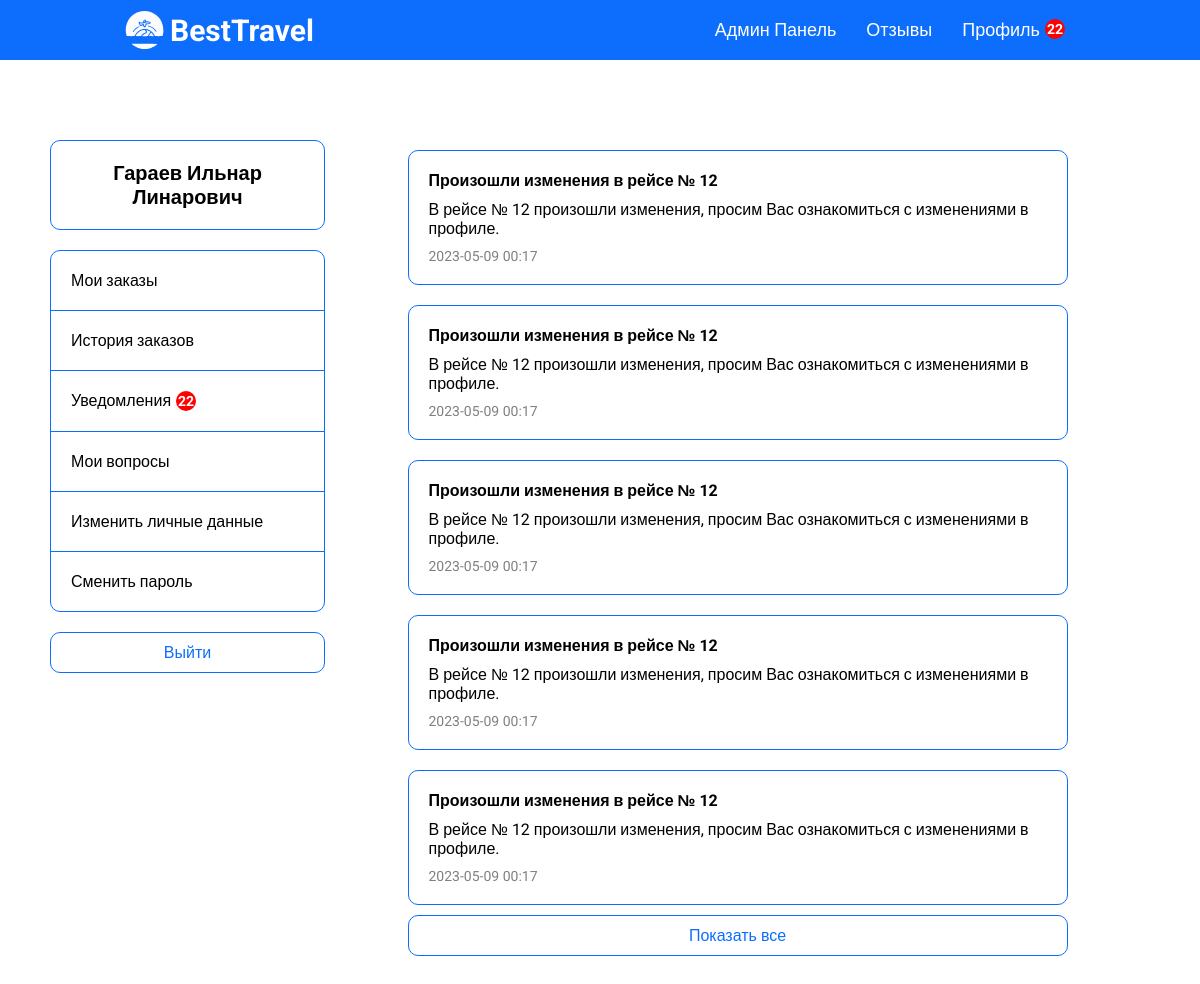
The app's page /notifications-page.php (signed in), older data.
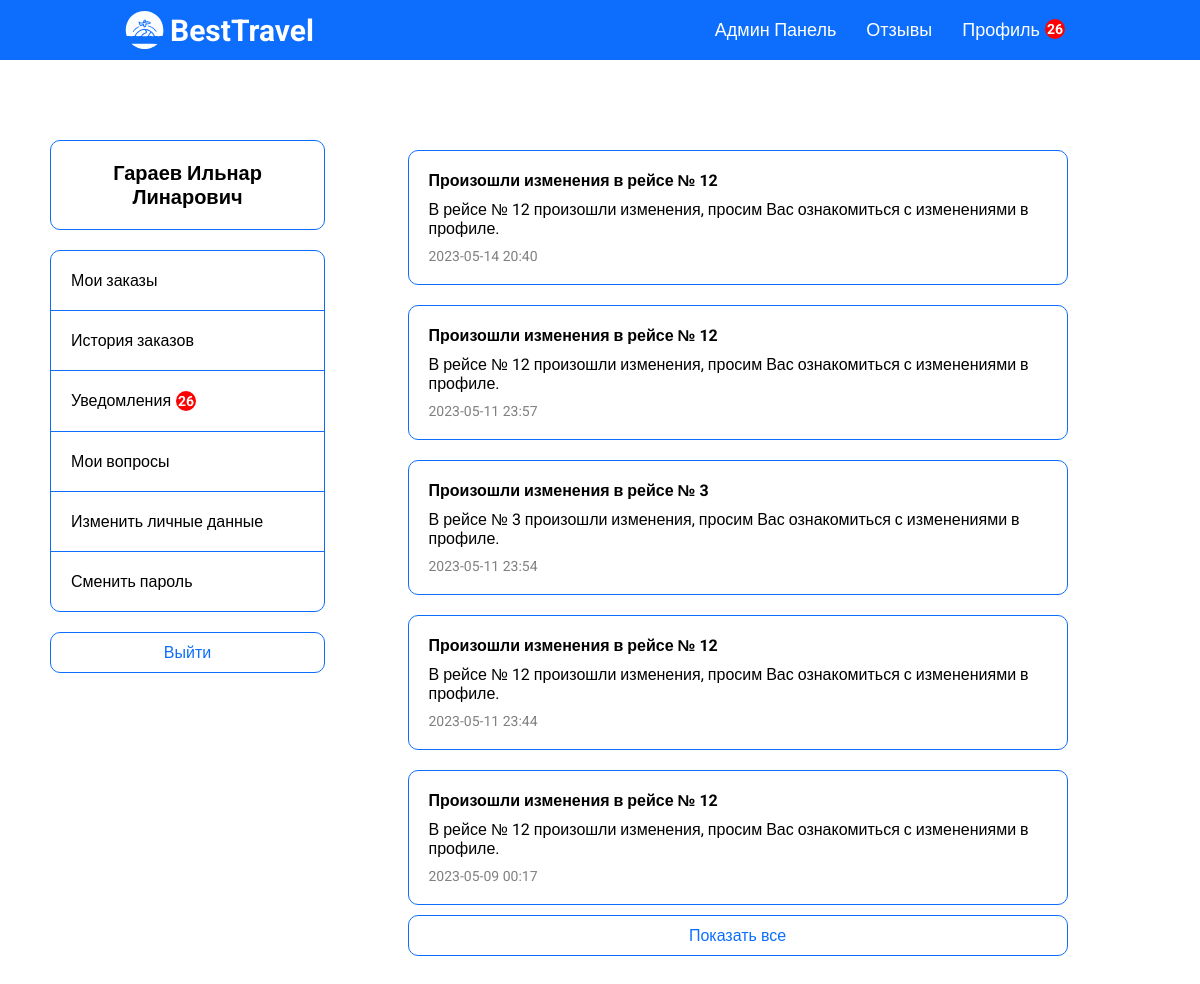
The same page, newer data.
### tables this page shows
CREATE TABLE `notifications` (
  `notification_id` int(11) NOT NULL,
  `notification_title` varchar(255) NOT NULL,
  `notification_desc` text NOT NULL,
  `notification_date` datetime NOT NULL,
  `flight_id` int(11) NOT NULL
);

### database/requests.php (called while the page is built, shortened)
<?php
function getAll($string)
{
    require 'connect.php';
    $data = mysqli_query($connect, $string);
    if (mysqli_num_rows($data) > 0) {
        return mysqli_fetch_all($data, MYSQLI_ASSOC);
    } else {
        return false;
    }
}
class ApiProvider
{
    public function getNotifications($user_id)
    {
        return getAll("
            select n.notification_id, n.notification_title, n.notification_desc, n.notification_date, n.flight_id from notifications n
            left join bookings b on b.flight_id = n.flight_id
            where n.flight_id in (select flight_id from bookings where user_id = '$user_id')
            and n.notification_date > b.booking_date and b.user_id = '$user_id'
            group by n.notification_id
            order by n.notification_date desc;
        ");
    }
}
?>

### functions/methods.php (called while the page is built, shortened)
<?php
    class Methods
    {
        public function convDate($date) {
            $x = new DateTime($date);
            return $x->format('Y-m-d');
        }
        public function convTime($date) {
            $x = new DateTime($date);
            return $x->format('H:i');
        }
  }
  $mtd = new Methods;
?>

### notifications-page.php (the view, shortened to what this page needs)
<?php
require_once 'database/requests.php';
require_once 'functions/methods.php';
$user = $_SESSION['user'];
$notifications = $provider->getNotifications($user['id']);
?>
<!DOCTYPE html>
<html lang="ru">
<?php require_once 'templates/head.php'; ?>
<body>
<?php require_once 'templates/header.php'; ?>
<div class="container">
    <div class="profile">
        <?php require_once 'templates/profile.php'; ?>
        <div class="profile-orders">
            <?php if($notifications): ?>
                <?php foreach($notifications as $item): ?>
                    <div class="notification" data-id="<?= $item['notification_id'] ?>">
                        <div class="not-title">
                            <b><?= $item['notification_title'] ?></b>
                        </div>
                        <div class="not-desc">
                            <?= $item['notification_desc'] ?>
                        </div>
                        <div class="not-date">
                            <?= $mtd->convDate($item['notification_date']) ?> <?= $mtd->convTime($item['notification_date']) ?>
                        </div>
                    </div>
                <?php endforeach; ?>
                <button class="review-btn more btn">Показать все</button
            <?php else: ?>
                <h2 class="tac">Уведомлений нет</h2>
            <?php endif; ?>
        </div>
    </div>
</div>
</body>
</html>

### templates/header.php (shortened to what this page needs)
<header>
    <div class="header df jcsb aic bg">
        <div class="burger">
            <a class="logo" href="/"><img src="../assets/images/logo.svg" alt="">BestTravel</a>
        </div>
        <div class="menu df">
            <?php if ($_SESSION['user']['role'] == '3'): ?>
                <a href="/admin-users-page.php?page=1">Админ Панель</a>
            <?php endif ?>
            <?php if (!$_SESSION['user']): ?>
                <a href="/reviews-page.php">Отзывы</a>
                <a href="/auth-page.php">Войти</a>
            <?php else: ?>
                <a href="/reviews-page.php">Отзывы</a>
                <a class="df"
                   href="/profile-page.php?page=1">Профиль <?php if ($provider->getNotifications($_SESSION['user']['id'])): ?>
                        <span
                            class="badge none"><?= count($provider->getNotifications($_SESSION['user']['id'])) ?></span><?php endif; ?>
                </a>
            <?php endif ?>
        </div>
    </div>
</header>

### templates/profile.php (shortened to what this page needs)
<?php
  require_once 'database/requests.php';
  $user = $_SESSION['user'];
?>
<div class="profile-info">
  <div class="profile-info-title">
    <?= $user['surname'] ?> <?= $user['name'] ?> <?= $user['patronymic'] ?>
  </div>
  <div class="profile-links">
    <a class="profile-link" href="/profile-page.php?page=1">Мои заказы</a>
    <a class="profile-link" href="/history-page.php?page=1">История заказов</a>
    <a class="profile-link df" href="/notifications-page.php">Уведомления <?php if($provider->getNotifications($_SESSION['user']['id'])): ?><span class="badge none"><?= count($provider->getNotifications($_SESSION['user']['id'])) ?></span><?php endif; ?></a>
    <a class="profile-link" href="/appeals-page.php?page=1">Мои вопросы</a>
    <a class="profile-link" href="/update-profile-page.php">Изменить личные данные</a>
    <a class="profile-link" href="/reset-password.php">Сменить пароль</a>
  </div>
  <form action="database/logout.php" method='post'>
    <button class='btn w-full logout'>Выйти</button>
  </form>
</div>

Row changes from the older to the newer data that the page shows:
no longer on this page (row unchanged): notifications: notification_title "Произошли изменения в рейсе № 12", notification_desc "В рейсе № 12 произошли изменения, просим Вас ознакомиться с изменениями в профиле.", notification_date "2023-05-09", notification_date "00:17"
no longer on this page (row unchanged): notifications: notification_title "Произошли изменения в рейсе № 12", notification_desc "В рейсе № 12 произошли изменения, просим Вас ознакомиться с изменениями в профиле.", notification_date "2023-05-09", notification_date "00:17"
no longer on this page (row unchanged): notifications: notification_title "Произошли изменения в рейсе № 12", notification_desc "В рейсе № 12 произошли изменения, просим Вас ознакомиться с изменениями в профиле.", notification_date "2023-05-09", notification_date "00:17"
no longer on this page (row unchanged): notifications: notification_title "Произошли изменения в рейсе № 12", notification_desc "В рейсе № 12 произошли изменения, просим Вас ознакомиться с изменениями в профиле.", notification_date "2023-05-09", notification_date "00:17"
added notifications: notification_title "Произошли изменения в рейсе № 12", notification_desc "В рейсе № 12 произошли изменения, просим Вас ознакомиться с изменениями в профиле.", notification_date "2023-05-14", notification_date "20:40"
added notifications: notification_title "Произошли изменения в рейсе № 12", notification_desc "В рейсе № 12 произошли изменения, просим Вас ознакомиться с изменениями в профиле.", notification_date "2023-05-11", notification_date "23:57"
added notifications: notification_title "Произошли изменения в рейсе № 3", notification_desc "В рейсе № 3 произошли изменения, просим Вас ознакомиться с изменениями в профиле.", notification_date "2023-05-11", notification_date "23:54"
added notifications: notification_title "Произошли изменения в рейсе № 12", notification_desc "В рейсе № 12 произошли изменения, просим Вас ознакомиться с изменениями в профиле.", notification_date "2023-05-11", notification_date "23:44"
Text that changed along with them:
count($provider->getNotifications($_SESSION['user']['id'])): "22" → "26"
